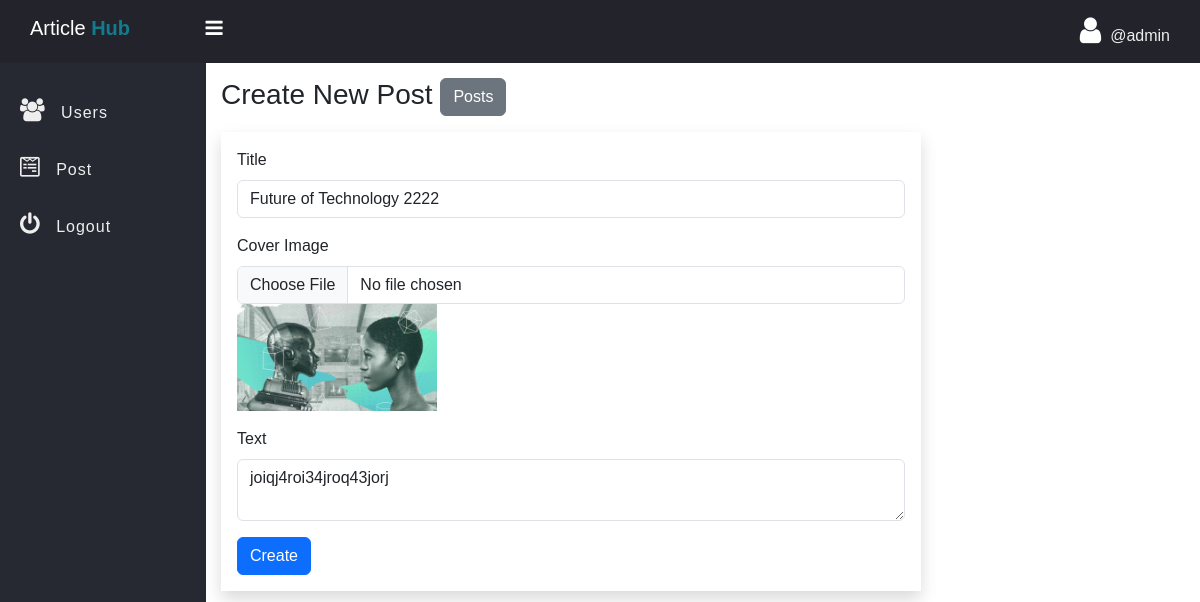
The page /admin/post-edit.php?post_id=10 (signed in) on the database its author committed.
### tables this page shows
CREATE TABLE `post` (
  `post_id` int(11) NOT NULL,
  `post_title` varchar(127) NOT NULL,
  `post_text` text NOT NULL,
  `publish` int(2) NOT NULL DEFAULT 1,
  `cover_url` varchar(255) NOT NULL DEFAULT 'default.jpg',
  `crated_at` datetime NOT NULL DEFAULT current_timestamp()
);

### admin/data/post.php (called while the page is built, shortened)
<?php
function getById($conn, $id){
   $sql = "SELECT * FROM post
           WHERE post_id=? AND publish=1";
   $stmt = $conn->prepare($sql);
   $stmt->execute([$id]);
   if($stmt->rowCount() >= 1){
         $data = $stmt->fetch();
         return $data;
   }else {
       return 0;
   }
}

### admin/post-edit.php (the view, shortened to what this page needs)
<?php
if (isset($_SESSION['admin_id']) && isset($_SESSION['username']) && isset($_GET['post_id'])) {
 ?>
<!DOCTYPE html>
<html>
<head>
	<link rel="stylesheet" href="https://stackpath.bootstrapcdn.com/font-awesome/4.7.0/css/font-awesome.min.css">
	<link href="https://cdn.jsdelivr.net/npm/bootstrap@5.3.0/dist/css/bootstrap.min.css" rel="stylesheet">
	<link rel="stylesheet" href="../css/sid-bar.css">
	<link rel="stylesheet" href="../css/style.css">
    <link rel="stylesheet" href="../css/richtext.min.css">
</head>
<body>
	<?php
	  include "inc/side-nav.php";
      include_once("data/Post.php");
      include_once("../db_conn.php");
      $post_id =  $_GET['post_id'];
      $post = getById($conn, $post_id);
	?>
	 <div class="main-table">
	 	<h3 class="mb-3">Create New Post
	 		<a href="post.php" class="btn btn-secondary">Posts</a></h3>
         <form class="shadow p-3"
    	      action="req/post-edit.php"
    	      method="post"
    	      enctype="multipart/form-data">
		  <div class="mb-3">
		    <label class="form-label">Title</label>
		    <input type="text"
		           class="form-control"
		           name="title"
		           value="<?=$post['post_title']?>">
		  </div>
		  <div class="mb-3">
		    <label class="form-label">Cover Image</label>
		    <input type="file"
		           class="form-control"
		           name="cover">
		     <img src="../upload/blog/<?=$post['cover_url']?>" width="200">
		  </div>
		  <div class="mb-3">
		    <label class="form-label">Text</label>
		    <textarea
		           class="form-control text"
		           name="text"><?=$post['post_text']?></textarea>
		  </div>
		  <button type="submit" class="btn btn-primary">Create</button>
		</form>
	 </div>
	</section>
	</div>
</body>
</html>
<?php }else {
	header("Location: ../admin-login.php");
	exit;
} ?>

### css/sid-bar.css (style rules this page uses)
* { padding: 0; margin: 0; box-sizing: border-box; font-family: arial, sans-serif; }

### css/style.css (style rules this page uses)
img { max-width: 100%; }
.main-table { width: 90%; max-width: 700px; }

### rows shown on the page
post: title "Future of Technology 2222", cover_url (picture), text "joiqj4roi34jroq43jorj"

### other values the page prints
$_SESSION['username'] "admin"
